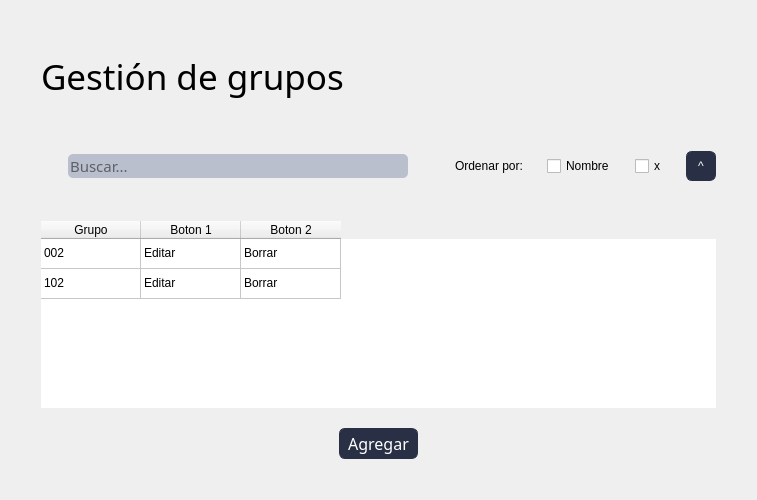
<?xml version="1.0" encoding="UTF-8"?>
<ui version="4.0">
 <class>Form</class>
 <widget class="QWidget" name="Form">
  <property name="geometry">
   <rect>
    <x>0</x>
    <y>0</y>
    <width>710</width>
    <height>500</height>
   </rect>
  </property>
  <property name="windowTitle">
   <string>Form</string>
  </property>
  <property name="styleSheet">
   <string notr="true">*{
    font-family: 'Oswald', sans-serif;
    font-weight: 400;
}

QMenuBar{
    background-color: #293045;
    padding: 0;    
    font-size: 14px;
    color:white;
}

QMenuBar:item{
    padding: 17px;
    border-radius: 10px;

}

QMenuBar:item:selected{
    background-color: #768AC5;
    color:black;
    border-radius: 5px;
    margin: 10px;
    
    

}

QMenu{
    background-color: #293045;

    color: white;
}

QMenu:item{
    padding: 5px;
    border-radius: 5px;
}

QMenu:item:selected{
    background-color: #768AC5;
    color:white;

}
Qmenu#icon{
   icon:size 40px; 
    
}


QRadioButton:indicator{
    border-style: solid;
    border-color:  #293045;
    border-radius: 6%;
    border-width:  2px;
    background-color: #BABFCE;
}
QRadioButton::indicator:checked{
    background-color: #768AC5;
}

#label{
    font-size: 35px;
}

#usuariosLabel{
    font-size: 14px;
}

#contraseALabel{
    font-size: 14px;
}

#usuariosLineEdit{
    width: 170px;
    height: 20px;
    border-radius: 10px;
}

#passwordLineEdit{
    width: 170px;
    height: 20px;
    border-radius: 10px;
}

#labelprofesores{
    font-size: 26px;
}

QLineEdit{
    border-radius: 5px;
    background-color: #BABFCE;
    
}

#title{
    width: 100px;
    height: 200px;
}



QPushButton{
    border-color:#293045;
    border-style: solid;
    border-width: 1px;
    border-radius: 6px;
    background-color: #293045;
    color:#ffffff;
    padding: 3px 8px;

}
QPushButton:hover{
    background-color:#768AC5;
    color:#293045;
}
QPushButton:pressed {
    background-color: #293045;

}

#pushButton_5{
    padding: 10px;
    background-color: #768AC5;
    border-radius: 15%;
}

</string>
  </property>
  <layout class="QHBoxLayout" name="horizontalLayout_4">
   <item>
    <layout class="QVBoxLayout" name="verticalLayout">
     <property name="spacing">
      <number>20</number>
     </property>
     <property name="leftMargin">
      <number>30</number>
     </property>
     <property name="topMargin">
      <number>30</number>
     </property>
     <property name="rightMargin">
      <number>30</number>
     </property>
     <property name="bottomMargin">
      <number>30</number>
     </property>
     <item>
      <widget class="QLabel" name="label">
       <property name="sizePolicy">
        <sizepolicy hsizetype="Fixed" vsizetype="Fixed">
         <horstretch>0</horstretch>
         <verstretch>0</verstretch>
        </sizepolicy>
       </property>
       <property name="minimumSize">
        <size>
         <width>0</width>
         <height>70</height>
        </size>
       </property>
       <property name="font">
        <font>
         <family>Oswald</family>
         <pointsize>-1</pointsize>
         <weight>50</weight>
         <bold>false</bold>
        </font>
       </property>
       <property name="text">
        <string>Gestión de grupos</string>
       </property>
      </widget>
     </item>
     <item>
      <layout class="QHBoxLayout" name="horizontalLayout_2">
       <item>
        <widget class="QLabel" name="label_2">
         <property name="sizePolicy">
          <sizepolicy hsizetype="Fixed" vsizetype="Fixed">
           <horstretch>0</horstretch>
           <verstretch>0</verstretch>
          </sizepolicy>
         </property>
         <property name="text">
          <string/>
         </property>
         <property name="pixmap">
          <pixmap>Nueva carpeta/lupa.png</pixmap>
         </property>
        </widget>
       </item>
       <item>
        <widget class="QLineEdit" name="lineEdit">
         <property name="sizePolicy">
          <sizepolicy hsizetype="Maximum" vsizetype="Fixed">
           <horstretch>0</horstretch>
           <verstretch>0</verstretch>
          </sizepolicy>
         </property>
         <property name="minimumSize">
          <size>
           <width>340</width>
           <height>0</height>
          </size>
         </property>
         <property name="font">
          <font>
           <family>Oswald</family>
           <pointsize>11</pointsize>
           <weight>50</weight>
           <bold>false</bold>
          </font>
         </property>
         <property name="styleSheet">
          <string notr="true"/>
         </property>
         <property name="placeholderText">
          <string>Buscar...</string>
         </property>
        </widget>
       </item>
       <item>
        <layout class="QHBoxLayout" name="horizontalLayout_3">
         <property name="topMargin">
          <number>20</number>
         </property>
         <property name="bottomMargin">
          <number>20</number>
         </property>
         <item>
          <widget class="QLabel" name="label_4">
           <property name="maximumSize">
            <size>
             <width>35</width>
             <height>16777215</height>
            </size>
           </property>
           <property name="text">
            <string/>
           </property>
          </widget>
         </item>
         <item>
          <widget class="QLabel" name="label_7">
           <property name="sizePolicy">
            <sizepolicy hsizetype="Fixed" vsizetype="Preferred">
             <horstretch>0</horstretch>
             <verstretch>0</verstretch>
            </sizepolicy>
           </property>
           <property name="minimumSize">
            <size>
             <width>0</width>
             <height>0</height>
            </size>
           </property>
           <property name="text">
            <string>Ordenar por: </string>
           </property>
          </widget>
         </item>
         <item>
          <widget class="QCheckBox" name="checkBox">
           <property name="sizePolicy">
            <sizepolicy hsizetype="Fixed" vsizetype="Fixed">
             <horstretch>0</horstretch>
             <verstretch>0</verstretch>
            </sizepolicy>
           </property>
           <property name="text">
            <string>Nombre</string>
           </property>
          </widget>
         </item>
         <item>
          <widget class="QCheckBox" name="checkBox_2">
           <property name="text">
            <string>x</string>
           </property>
          </widget>
         </item>
         <item>
          <spacer name="horizontalSpacer_2">
           <property name="orientation">
            <enum>Qt::Horizontal</enum>
           </property>
           <property name="sizeHint" stdset="0">
            <size>
             <width>40</width>
             <height>20</height>
            </size>
           </property>
          </spacer>
         </item>
         <item>
          <widget class="QPushButton" name="pushButton">
           <property name="sizePolicy">
            <sizepolicy hsizetype="Fixed" vsizetype="Fixed">
             <horstretch>0</horstretch>
             <verstretch>0</verstretch>
            </sizepolicy>
           </property>
           <property name="minimumSize">
            <size>
             <width>30</width>
             <height>30</height>
            </size>
           </property>
           <property name="maximumSize">
            <size>
             <width>30</width>
             <height>30</height>
            </size>
           </property>
           <property name="text">
            <string>^</string>
           </property>
          </widget>
         </item>
        </layout>
       </item>
      </layout>
     </item>
     <item>
      <widget class="QTableWidget" name="tableWidget">
       <property name="sizePolicy">
        <sizepolicy hsizetype="Expanding" vsizetype="Expanding">
         <horstretch>0</horstretch>
         <verstretch>0</verstretch>
        </sizepolicy>
       </property>
       <property name="frameShape">
        <enum>QFrame::NoFrame</enum>
       </property>
       <property name="frameShadow">
        <enum>QFrame::Plain</enum>
       </property>
       <property name="sortingEnabled">
        <bool>true</bool>
       </property>
       <attribute name="verticalHeaderVisible">
        <bool>false</bool>
       </attribute>
       <row>
        <property name="text">
         <string/>
        </property>
       </row>
       <row>
        <property name="text">
         <string/>
        </property>
       </row>
       <column>
        <property name="text">
         <string>Grupo</string>
        </property>
       </column>
       <column>
        <property name="text">
         <string>Boton 1</string>
        </property>
       </column>
       <column>
        <property name="text">
         <string>Boton 2</string>
        </property>
       </column>
       <item row="0" column="0">
        <property name="text">
         <string>002</string>
        </property>
       </item>
       <item row="0" column="1">
        <property name="text">
         <string>Editar</string>
        </property>
       </item>
       <item row="0" column="2">
        <property name="text">
         <string>Borrar</string>
        </property>
       </item>
       <item row="1" column="0">
        <property name="text">
         <string>102</string>
        </property>
       </item>
       <item row="1" column="1">
        <property name="text">
         <string>Editar</string>
        </property>
       </item>
       <item row="1" column="2">
        <property name="text">
         <string>Borrar</string>
        </property>
       </item>
      </widget>
     </item>
     <item>
      <layout class="QHBoxLayout" name="horizontalLayout">
       <property name="leftMargin">
        <number>60</number>
       </property>
       <property name="rightMargin">
        <number>60</number>
       </property>
       <item>
        <spacer name="horizontalSpacer_3">
         <property name="orientation">
          <enum>Qt::Horizontal</enum>
         </property>
         <property name="sizeHint" stdset="0">
          <size>
           <width>40</width>
           <height>20</height>
          </size>
         </property>
        </spacer>
       </item>
       <item>
        <widget class="QPushButton" name="pushButton_2">
         <property name="font">
          <font>
           <family>Oswald</family>
           <pointsize>12</pointsize>
           <weight>50</weight>
           <bold>false</bold>
          </font>
         </property>
         <property name="styleSheet">
          <string notr="true"/>
         </property>
         <property name="text">
          <string>Agregar</string>
         </property>
        </widget>
       </item>
       <item>
        <spacer name="horizontalSpacer">
         <property name="orientation">
          <enum>Qt::Horizontal</enum>
         </property>
         <property name="sizeHint" stdset="0">
          <size>
           <width>40</width>
           <height>20</height>
          </size>
         </property>
        </spacer>
       </item>
      </layout>
     </item>
    </layout>
   </item>
  </layout>
 </widget>
 <resources/>
 <connections/>
</ui>
